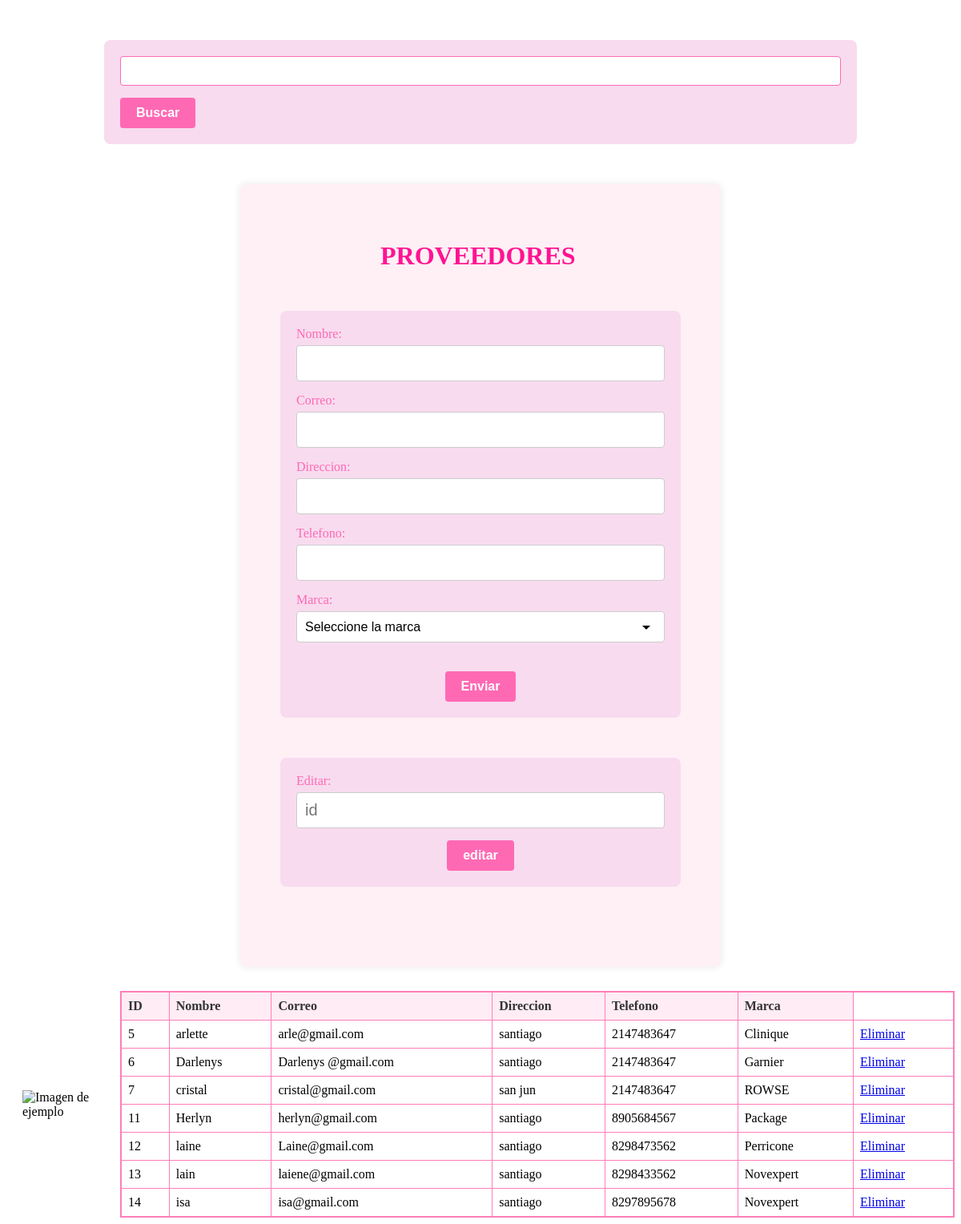
The page / on the database its author committed.
### tables this page shows
CREATE TABLE `proveedor` (
  `id` int(11) NOT NULL,
  `nombre` varchar(200) NOT NULL,
  `correo` varchar(200) NOT NULL,
  `direccion` varchar(200) NOT NULL,
  `telefono` char(10) NOT NULL,
  `marca` varchar(200) NOT NULL
);

### index.php (the view, shortened to what this page needs)
<!DOCTYPE html>
<html lang="en">
<head>
    <link rel="stylesheet" href="estilo.css">
</head>
<body>
<form action="consulta.php" method="post">
            <input type="text" id="id" name="id" required>
            <button type="submit" name="submit">Buscar</button>
        </form>
    <div class="container">
        <h1 class="hola">PROVEEDORES</h1>
        <form action="insertar.php" method="post">
            <div class="form-group">
                <label for="titulo">Nombre:</label>
                <input type="text" id="nombre" name="nombre" required>
            </div>
            <div class="form-group">
                <label for="titulo">Correo:</label>
                <input type="text" id="correo" name="correo" required>
            </div>
            <div class="form-group">
                <label for="titulo">Direccion:</label>
                <input type="text" id="direccion" name="direccion" required>
            </div>
            <div class="form-group">
                <label for="titulo">Telefono:</label>
                <input type="text" id="telefono" name="telefono" required>
            </div>
            <div class="form-group">
                <label for="marca">Marca:</label>
                <select id="marca" name="marca" required>
                    <option value="">Seleccione la marca</option>
                </select>
            </div>
<br><br>
            <div class="form-group submit-btn">
                <button type="submit">Enviar</button>
            </div>
        </form>
   <form class="holi" action="update.php" method="post">
        <div class="form-group">
                <label for="buscar">Editar:</label>
                <input type="text" name="id" placeholder="id">
            </div>
            <div class="form-group submit-btn">
                <button type="submit">editar</button>
            </div>
        </form>
        </div>
<div class="container-image">
        <div class="image-container">
            <img src="https://www.faceandbody.sg/wp-content/uploads/2021/11/Kumiko-Collagen1-600x600.jpeg" alt="Imagen de ejemplo">
        </div>
            <table border="2">
    <tr>
        <th>ID</th>
        <th>Nombre</th>
        <th>Correo</th>
        <th>Direccion</th>
        <th>Telefono</th>
        <th>Marca</th>
    </tr>
    <?php
include_once 'conectarBD.php';
$query= "SELECT * FROM proveedor";
$data = mysqli_query($mysqli, $query);
$total = mysqli_num_rows($data);
if($total!=0) {
    while($row= mysqli_fetch_assoc($data)){
echo "<tr> <td>" . $row['id'] . "</td> <td>" . $row['nombre'] .
"</td> <td>" . $row['correo'] .  "</td> <td>" . $row['direccion'] .
"</td> <td>" . $row['telefono'] ."</td> <td> " .$row['marca'] . "</td>
<td>
<a href= 'delete.php?rn=$row[id]'>Eliminar</td></tr>";
};
};
?>
</table>
</body>
</html>

### estilo.css (style rules this page uses)
h1 { margin-left: 25%; color: #ff1493; }
form { max-width: 900px; margin: 50px auto; padding: 20px; background-color: #f8dbef; border-radius: 8px; box-shadow: 0 0 10rgb(164, 65, 65)gba(0, 0, 0, 0.1); }
.container { max-width: 500px; margin: 30px auto; background-color: #fff0f5; padding: 50px; border-radius: 8px; box-shadow: 0 0 10px rgba(0, 0, 0, 0.1); }
.form-group input[type="text"] { width: 100%; padding: 10px; border: 1px solid #ccc; border-radius: 4px; box-sizing: border-box; font-size: 20px; }
form label { display: block; margin-bottom: 5px; color: #ff69b4; }
form input[type="text"], form input[type="email"], form input[type="submit"] { width: 100%; padding: 10px; margin-bottom: 15px; border: 1px solid #ff69b4; border-radius: 4px; box-sizing: border-box; font-family: Arial, sans-serif; }
button[name="submit"] { background-color: #ff69b4; color: white; padding: 10px 20px; border: none; border-radius: 4px; cursor: pointer; font-size: 16px; font-weight: bold; transition: background-color 0.3s ease; }
.form-group.submit-btn { text-align: center; }
.form-group.submit-btn button[type="submit"] { background-color: #ff69b4; color: white; padding: 10px 20px; border: none; border-radius: 4px; cursor: pointer; font-size: 16px; font-weight: bold; transition: background-color 0.3s ease; }
.form-group select { width: 100%; padding: 10px; border: 1px solid #ccc; border-radius: 4px; box-sizing: border-box; font-size: 16px; appearance: none; background-color: #fff; background-repeat: no-repeat; background-position: right 10px center; background-size: 24px; cursor: pointer; }
.form-group select option { background-color: #fce4ec; color: #333; }

### index.php (style rules this page uses)
.container-image { display: flex; align-items: center; }
.image-container { margin-left: 20px; }
.image-container img { max-width: 200px; height: auto; }
.submit-btn button[type="submit"] { padding: 8px 16px; background-color: #ff7eb9; color: #fff; border: none; border-radius: 4px; cursor: pointer; font-size: 14px; transition: background-color 0.3s; }
table { width: 100%; border-collapse: collapse; border: 2px solid #ff7eb9; }
th, td { border: 1px solid #ff7eb9; padding: 8px; text-align: left; }
th { background-color: #ffecf4; color: #333; }
tr:nth-child(even) { background-color: #fff; }

### rows shown on the page
proveedor: id "5", nombre "arlette", correo "arle@gmail.com", direccion "santiago", telefono "2147483647", marca "Clinique"
proveedor: id "6", nombre "Darlenys", correo "Darlenys @gmail.com", direccion "santiago", telefono "2147483647", marca "Garnier"
proveedor: id "7", nombre "cristal", correo "cristal@gmail.com", direccion "san jun", telefono "2147483647", marca "ROWSE"
proveedor: id "11", nombre "Herlyn", correo "herlyn@gmail.com", direccion "santiago", telefono "8905684567", marca "Package"
proveedor: id "12", nombre "laine", correo "Laine@gmail.com", direccion "santiago", telefono "8298473562", marca "Perricone"
proveedor: id "13", nombre "lain", correo "laiene@gmail.com", direccion "santiago", telefono "8298433562", marca "Novexpert"
proveedor: id "14", nombre "isa", correo "isa@gmail.com", direccion "santiago", telefono "8297895678", marca "Novexpert"
